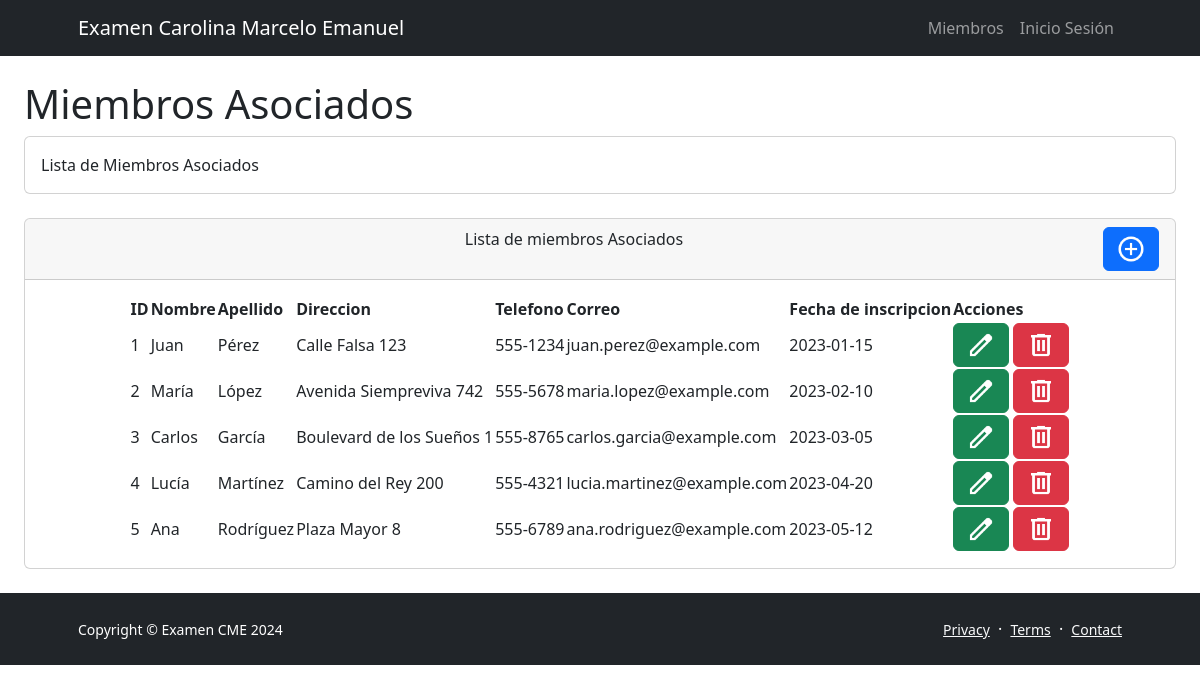
Screenshot of /?c=miembro&a=CrearMiembro with the database file from the repository.
### tables this page shows
CREATE TABLE `miembros` (
    `id` int(11) NOT NULL,
    `nombre` varchar(255) NOT NULL,
    `apellido` varchar(255) NOT NULL,
    `direccion` varchar(255) NOT NULL,
    `telefono` varchar(20) NOT NULL,
    `correo_electronico` varchar(255) NOT NULL,
    `fecha_inscripcion` date NOT NULL,
    `created_at` timestamp NOT NULL DEFAULT current_timestamp()
);

### controllers/miembro.controller.php (called while the page is built, shortened)
<?php
require_once "models/miembros.php";
class MiembroControlador
{
  private $modelo;
  public function __construct()
  {
    $this->modelo = new Miembros();
  }
  public function CrearMiembro()
  {
    $ListaMiembros = $this->modelo->ListarMiembros();
    require_once "views/encabezado.php";
    require_once "views/miembros/index.php";
    require_once "views/pie.php";
  }
}

### models/database.php (called while the page is built, shortened)
<?php
class DataBase
{
  public static function Conectar()
  {
    try {
      $con = new PDO("mysql:host=" . self::SERVIDOR . ";dbname=" . self::NOMBREDB, self::USUARIODB, self::PASSDB);
      $con->setAttribute(PDO::ATTR_ERRMODE, PDO::ERRMODE_EXCEPTION);
      return $con;
    } catch (PDOException $e) {
      die("Error: " . $e->getMessage());
    }
  }
}

### models/miembros.php (called while the page is built, shortened)
<?php
require_once "database.php";
class Miembros
{
  private $pdo;
  public function __construct()
  {
    $this->pdo = Database::Conectar();
  }
  public function ListarMiembros()
  {
    try {
      $sql = "SELECT * FROM miembros;";
      $consulta = $this->pdo->prepare($sql);
      $consulta->execute();
      return $consulta->fetchAll(PDO::FETCH_OBJ);
    } catch (Exception $e) {
      die($e->getMessage());
    }
  }
}

### views/miembros/index.php (the view, shortened to what this page needs)
<main>
  <div class="container-fluid px-4">
    <h1 class="mt-4">Miembros Asociados</h1>
    <div class="card mb-4">
      <div class="card-body">
        Lista de Miembros Asociados
      </div>
    </div>
    <div class="card mb-4">
      <div class="card-header d-flex justify-content-between aling-items-center">
        <div>
        </div>
        Lista de miembros Asociados
        <div>
          <a href="?c=miembros&a=AgregarMiembro" class="btn btn-primary btn-flat">
            <i class="fa fa-lg fa-plus"><img src="imagenes/agregar.png" alt="agregar" width="30" height="30"></i>
          </a>
        </div>
      </div>
      <div class="card-body d-flex justify-content-center">
        <table id="datatablesSimple">
          <thead>
            <tr>
              <th>ID</th>
              <br>
              <th>Nombre</th>
              <th>Apellido</th>
              <th>Direccion</th>
              <th>Telefono</th>
              <th>Correo</th>
              <th>Fecha de inscripcion </th>
              <th>Acciones</th>
            </tr>
          </thead>
          <tbody>
            <?php foreach ($ListaMiembros as $res): ?>
            <tr>
              <td><?= $res->id ?></td>
              <td><?= $res->nombre ?></td>
              <td><?= $res->apellido ?></td>
              <td><?= $res->direccion ?></td>
              <td><?= $res->telefono ?></td>
              <td><?= $res->correo_electronico ?></td>
              <td><?= $res->fecha_inscripcion ?></td>
              <td>
                <a href="?c=miembro&a=EditarMiembro&id=<?= $res->id ?>" class="btn btn-success btn-flat">
                  <i class="fa fa-l fa-refresh"><img src="imagenes/editar.png" alt="editar" width="30" height="30"></i>
                </a>
                <a href="?c=miembro&a=Eliminar&id=<?= $res->id ?>" class="btn btn-danger btn-flat">
                  <i class="fa fa-l fa-trash"><img src="imagenes/eliminar.png" alt="eliminar" width="30"
                      height="30"></i>
                </a>
              </td>
            </tr>
            <?php endforeach; ?>
          </tbody>
        </table>
      </div>
    </div>
  </div>
</main>

### index.php (shortened to what this page needs)
<?php
if (!isset($_GET['c'])) {
  require_once "controllers/inicio.controller.php";
  $controlador = new InicioControlador();
  call_user_func(array($controlador, 'Inicio'));
} else {
  $controlador = new $controlador();
  $accion = isset($_GET['a']) ? $_GET['a'] : 'Inicio';
  call_user_func(array($controlador, $accion));
}

### views/encabezado.php (shortened to what this page needs)
<!DOCTYPE html>
<html lang="en">
<head>
  <link href="https://cdn.jsdelivr.net/npm/bootstrap-icons@1.5.0/font/bootstrap-icons.css" rel="stylesheet" />
  <link href="assets/css/styles.css" rel="stylesheet" />
</head>
<body class="d-flex flex-column h-100">
  <main class="flex-shrink-0">
    <nav class="navbar navbar-expand-lg navbar-dark bg-dark">
      <div class="container px-5">
        <a class="navbar-brand" href="././index.php">Examen Carolina Marcelo Emanuel</a>
        <div class="collapse navbar-collapse" id="navbarSupportedContent">
          <ul class="navbar-nav ms-auto mb-2 mb-lg-0">
            <li class="nav-item"><a class="nav-link" href="?c=miembro&a=CrearMiembro">Miembros</a></li>
            <li class="nav-item"><a class="nav-link" href="?c=usuario&a=login">Inicio Sesión</a>
            </li>
          </ul>
        </div>
      </div>
    </nav>

### views/pie.php (shortened to what this page needs)
<footer class="bg-dark py-4 mt-auto">
  <div class="container px-5">
    <div class="row align-items-center justify-content-between flex-column flex-sm-row">
      <div class="col-auto">
        <div class="small m-0 text-white">Copyright &copy; Examen CME 2024</div>
      </div>
      <div class="col-auto">
        <a class="link-light small" href="#!">Privacy</a>
        <span class="text-white mx-1">&middot;</span>
        <a class="link-light small" href="#!">Terms</a>
        <span class="text-white mx-1">&middot;</span>
        <a class="link-light small" href="#!">Contact</a>
      </div>
    </div>
  </div>
</footer>
</body>
</html>

### rows the page displays
miembros: id "1", nombre "Juan", apellido "Pérez", direccion "Calle Falsa 123", telefono "555-1234", correo_electronico "juan.perez@example.com", fecha_inscripcion "2023-01-15"
miembros: id "2", nombre "María", apellido "López", direccion "Avenida Siempreviva 742", telefono "555-5678", correo_electronico "maria.lopez@example.com", fecha_inscripcion "2023-02-10"
miembros: id "3", nombre "Carlos", apellido "García", direccion "Boulevard de los Sueños 1", telefono "555-8765", correo_electronico "carlos.garcia@example.com", fecha_inscripcion "2023-03-05"
miembros: id "4", nombre "Lucía", apellido "Martínez", direccion "Camino del Rey 200", telefono "555-4321", correo_electronico "lucia.martinez@example.com", fecha_inscripcion "2023-04-20"
miembros: id "5", nombre "Ana", apellido "Rodríguez", direccion "Plaza Mayor 8", telefono "555-6789", correo_electronico "ana.rodriguez@example.com", fecha_inscripcion "2023-05-12"
